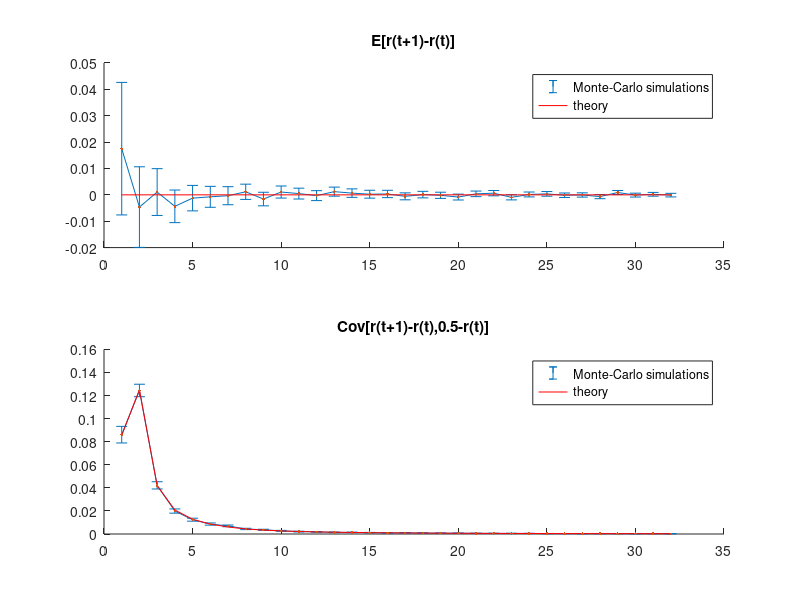

This chart was generated by the following MATLAB code:
% This demo looks at martingale properties of bayesian updates on the
% unique parameter of a binomial likelihood.
% At each trial t, data y(t) is sampled from a bernouilli distribution with
% probability r=1/2. A bayesian observer updates its (beta) posterior
% distribution p(r|y(1,...,t)) over r. A canonical simulation runs for T
% trials. There are N repetitions of such canonical Monte-Carlo
% simulations.
% At each trial t, this bayesian observer can predict the next outcome
% y(t+1) according to:
%       p(y(t+1)|y(1,...,t)) = E[r|y(1,...,t)]
% Let R(t) be the right-hand side of the above equation:
%       R(t) = sum(y(1,...,t))./t
% We then look at the following Monte-Carlo expectations:
%  - E[R(t+1),R(t)]
%  - E[(R(t+1)-R(t))*(0.5-R(t))]

clear all
close all


N = 2^11; % number of Monte-Carlo repetitions
T = 32;   % number of trials or time samples

y = zeros(N,T);
r = zeros(N,T+1);
dr = zeros(N,T+1);
r(:,1) = rand(1,N);
for i=1:N
    for t=1:T
        y(i,t) = randn>0;
        r(i,t+1) = sum(y(i,1:t))./t;
        dr(i,t) = r(i,t+1) - r(i,t);
    end
end


mc = zeros(1,T);
sc = zeros(1,T);
ec = zeros(1,T);
m = zeros(1,T);
s = zeros(1,T);
for t=1:T
    mc(t) = mean(dr(:,t).*(0.5-r(:,t)));
    sc(t) = std(dr(:,t).*(0.5-r(:,t)))./sqrt(N);
    m(t) = mean(dr(:,t));
    s(t) = std(dr(:,t))./sqrt(N);
    B = [1;1/t]*var(0.5-r(:,t))*[1;1/t]';
    ec(t) = B(2,1);
end

hf = figure('color',[1 1 1]);
ha = subplot(2,1,1,'parent',hf,'nextplot','add');
errorbar(ha,m,1.96*s)
plot(ha,[1 T],[0 0],'r')
plot(ha,m,'.')
title(ha,'E[r(t+1)-r(t)]')
legend({'Monte-Carlo simulations','theory'})
ha = subplot(2,1,2,'parent',hf,'nextplot','add');
errorbar(ha,mc,1.96*sc)
plot(ha,ec,'r')
plot(ha,mc,'.')
legend({'Monte-Carlo simulations','theory'})
title(ha,'Cov[r(t+1)-r(t),0.5-r(t)]')





    
    
    
    